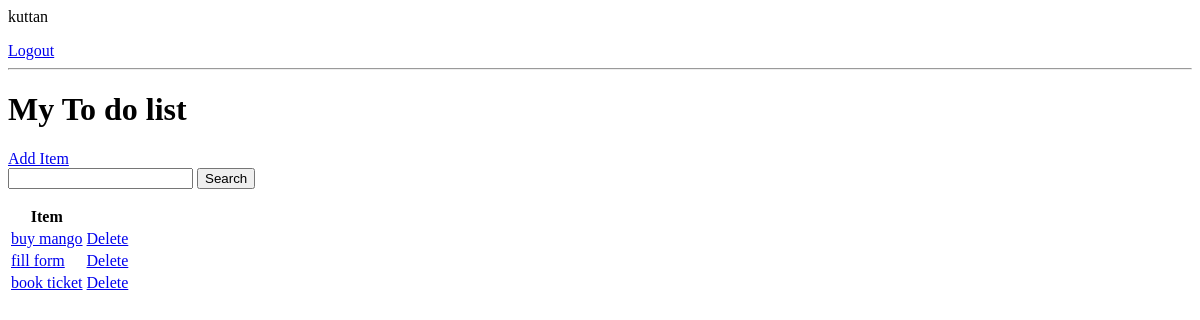
The app's page / (signed in), older data.
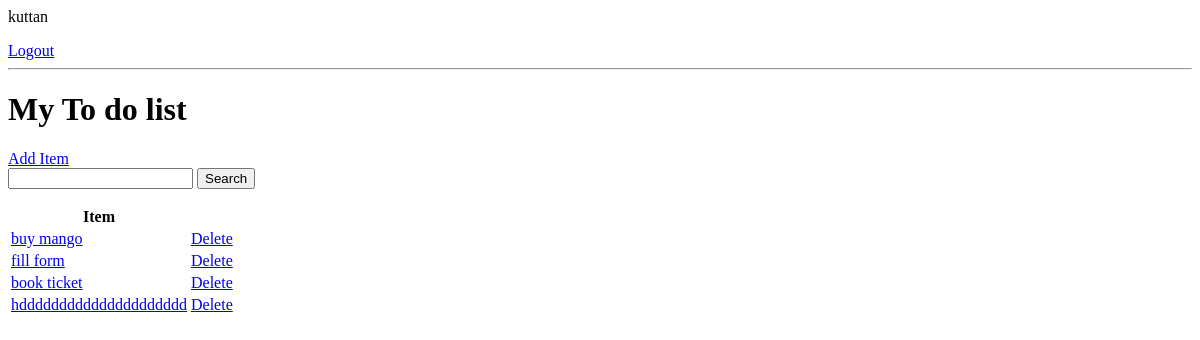
The same page, newer data.
### base/models.py (models this page shows, shortened)
class Task(models.Model):
    user = models.ForeignKey(User, on_delete=models.CASCADE,null=True,blank=True)
    title= models.CharField(max_length=200)
    description= models.TextField(null=True,blank=True)
    complete= models.BooleanField(default=False)
    created= models.DateTimeField(auto_now_add=True)
    class Meta:
        ordering = ['complete']

### base/views.py (the view)
# urls.py: path('',TaskList.as_view(),name='tasks'),
class TaskList(LoginRequiredMixin,ListView):
    model=Task
    context_object_name='tasks'
    def get_context_data(self,**kwargs):
            context = super().get_context_data(**kwargs)
            context["tasks"] = context["tasks"].filter(user=self.request.user)
            context['count']=context['tasks'].filter(complete=False).count()
            search_input=self.request.GET.get('search-area') or ''
            if search_input:
                 context['tasks'] = context['tasks'].filter(
                      title__startswith=search_input)
            context['search_input']=search_input
            return context

### base/templates/base/task_list.html
{% if request.user.is_authenticated %}
  <p>{{request.user}}</p>
  <a href="{% url 'logout' %}">Logout</a>
{% else %}
<a href="{% url 'login' %}">Login</a>
{% endif %}
<hr>
<h1>My To do list</h1>
<a href="{% url 'create' %}">Add Item</a>
<form action="" method="get">
    <input type="text" name='search-area' value='{{search_input}}'>
    <input type="submit" value="Search">
</form>
<table>
    <tr>
        <th>Item</th>
        <th></th>
    </tr>
    {% for task in tasks%}
    <tr>
        <td><a href="{% url 'update' task.id %}">{{task.title}}</a></td>
        <td><a href="{% url 'delete' task.id %}">Delete</a></td>
    </tr>
    {% empty %}
    <h4>No items in the list</h4>
    {% endfor %}
</table>

Row changes from the older to the newer data that the page shows:
added Task: title "hddddddddddddddddddddd"
